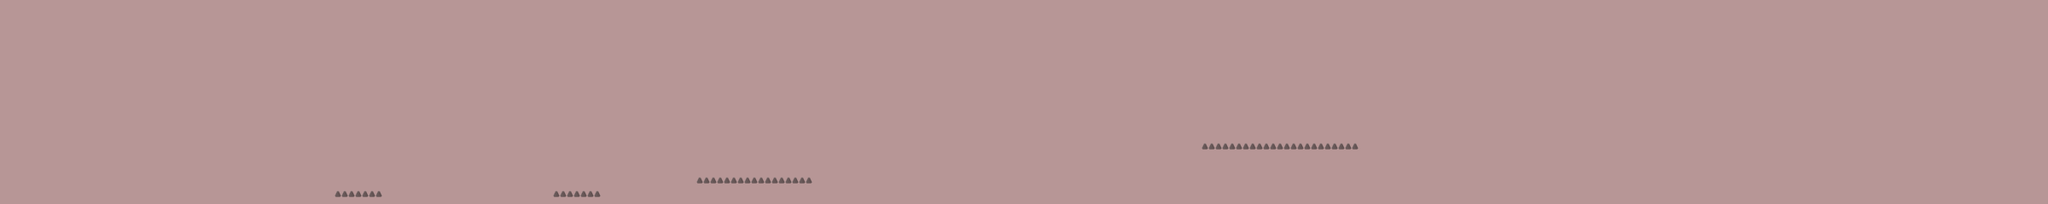

Below is a game level as drawn by its tile map, then a one-line description and the .tmx that defines it (tile-layer data replaced by summaries):
An orthogonal 300x30 tile map with 8x8 px tiles, 1 tile layer (Hazard), 2 hidden layers not drawn, 3 tilesets and 23 objects.

<map version="1.0" orientation="orthogonal" renderorder="left-up" width="300" height="30" tilewidth="8" tileheight="8" backgroundcolor="#b79696" nextobjectid="1">
 <properties>
  <property name="unity:scale" value=".125" />
 </properties>
 <tileset firstgid="1" name="Basic_tiles" tilewidth="8" tileheight="8" tilecount="2500" columns="50">
  <image source="../Art/8BIT_TILES.png" width="400" height="400" />
  <tile id="55">
   <objectgroup draworder="index">
    <object id="3" x="0" y="0" width="8" height="8" />
   </objectgroup>
  </tile>
  <tile id="57">
   <objectgroup draworder="index">
    <object id="16" x="0" y="0" width="8" height="8" />
   </objectgroup>
  </tile>
  <tile id="59">
   <objectgroup draworder="index">
    <object id="2" x="0" y="0" width="8" height="8" />
   </objectgroup>
  </tile>
  <tile id="67">
   <objectgroup draworder="index">
    <object id="3" x="0" y="0" width="8" height="8" />
   </objectgroup>
  </tile>
  <tile id="69">
   <objectgroup draworder="index">
    <object id="4" x="0" y="0" width="8" height="8" />
   </objectgroup>
  </tile>
  <tile id="155">
   <objectgroup draworder="index">
    <object id="2" x="0" y="0" width="8" height="8" />
   </objectgroup>
  </tile>
  <tile id="157">
   <objectgroup draworder="index">
    <object id="5" x="0" y="0" width="8" height="8" />
   </objectgroup>
  </tile>
  <tile id="159">
   <objectgroup draworder="index">
    <object id="4" x="0" y="0" width="8" height="8" />
   </objectgroup>
  </tile>
  <tile id="161">
   <objectgroup draworder="index">
    <object id="3" x="0" y="0" width="8" height="8" />
   </objectgroup>
  </tile>
  <tile id="163">
   <objectgroup draworder="index">
    <object id="3" x="0" y="0" width="8" height="8" />
   </objectgroup>
  </tile>
  <tile id="255">
   <objectgroup draworder="index">
    <object id="2" x="0" y="0" width="8" height="8" />
   </objectgroup>
  </tile>
  <tile id="257">
   <objectgroup draworder="index">
    <object id="2" x="0" y="0" width="8" height="8" />
   </objectgroup>
  </tile>
  <tile id="259">
   <objectgroup draworder="index">
    <object id="2" x="0" y="0" width="8" height="8" />
   </objectgroup>
  </tile>
  <tile id="355">
   <objectgroup draworder="index">
    <object id="2" x="0" y="0" width="8" height="8" />
   </objectgroup>
  </tile>
  <tile id="357">
   <objectgroup draworder="index">
    <object id="2" x="0" y="0" width="8" height="8" />
   </objectgroup>
  </tile>
  <tile id="359">
   <objectgroup draworder="index">
    <object id="7" x="0" y="0" width="8" height="8" />
   </objectgroup>
  </tile>
  <tile id="455">
   <objectgroup draworder="index">
    <object id="3" x="0" y="0" width="8" height="8" />
   </objectgroup>
  </tile>
  <tile id="457">
   <objectgroup draworder="index">
    <object id="2" x="0" y="0" width="8" height="8" />
   </objectgroup>
  </tile>
  <tile id="459">
   <objectgroup draworder="index">
    <object id="4" x="0" y="0" width="8" height="8" />
   </objectgroup>
  </tile>
  <tile id="467">
   <objectgroup draworder="index">
    <object id="1" x="0" y="0" width="8" height="8" />
   </objectgroup>
  </tile>
  <tile id="555">
   <objectgroup draworder="index">
    <object id="5" x="0" y="0" width="8" height="8" />
   </objectgroup>
  </tile>
  <tile id="557">
   <objectgroup draworder="index">
    <object id="2" x="0" y="0">
     <polygon points="0,0 8,8 0,8" />
    </object>
   </objectgroup>
  </tile>
  <tile id="559">
   <objectgroup draworder="index">
    <object id="2" x="8" y="0">
     <polygon points="0,0 0,8 -8,8" />
    </object>
   </objectgroup>
  </tile>
 </tileset>
 <tileset firstgid="2501" name="phase-2" tilewidth="8" tileheight="8" tilecount="10000" columns="100">
  <image source="../Art/phase-2.png" width="800" height="800" />
 </tileset>
 <tileset firstgid="12501" name="terrain" tilewidth="8" tileheight="8" tilecount="16384" columns="128">
  <image source="../Art/terrain.png" width="1024" height="1024" />
 </tileset>
 <layer name="Hazard" width="300" height="30">
  <data>[9000 cells, 54 non-empty, 1 distinct tile ids]</data>
 </layer>
 <layer name="Ground" width="300" height="30" visible="0">
  <properties>
   <property name="unity:layer" value="Ground" />
   <property name="unity:tag" value="Ground" />
  </properties>
  <data>[9000 cells, 3401 non-empty, 22 distinct tile ids]</data>
 </layer>
 <layer name="Copy of Copy of Copy of Mimi" width="300" height="30" visible="0">
  <data>[9000 cells, 3256 non-empty, 444 distinct tile ids]</data>
 </layer>
</map>
